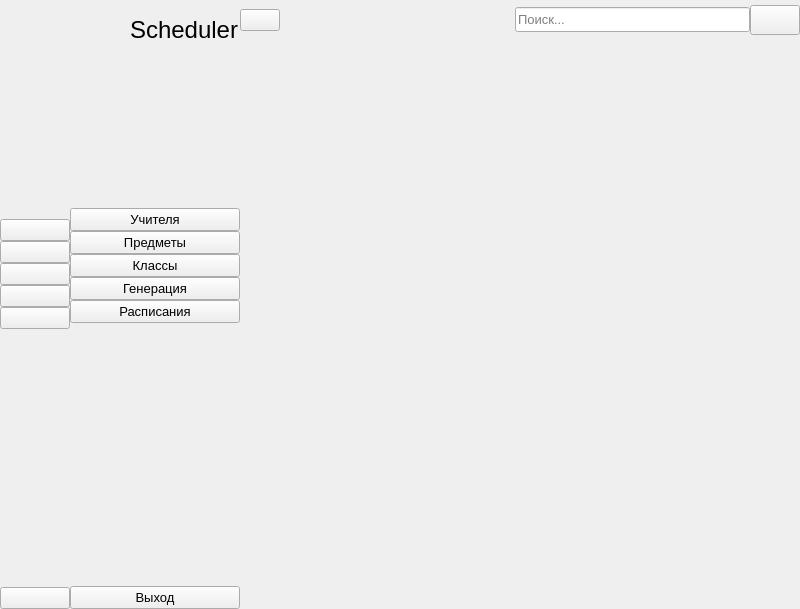
<?xml version="1.0" encoding="UTF-8"?>
<ui version="4.0">
 <class>MainWindow</class>
 <widget class="QMainWindow" name="MainWindow">
  <property name="geometry">
   <rect>
    <x>0</x>
    <y>0</y>
    <width>800</width>
    <height>609</height>
   </rect>
  </property>
  <property name="windowTitle">
   <string>MainWindow</string>
  </property>
  <widget class="QWidget" name="centralwidget">
   <layout class="QGridLayout" name="gridLayout">
    <property name="leftMargin">
     <number>0</number>
    </property>
    <property name="topMargin">
     <number>0</number>
    </property>
    <property name="rightMargin">
     <number>0</number>
    </property>
    <property name="bottomMargin">
     <number>0</number>
    </property>
    <property name="spacing">
     <number>0</number>
    </property>
    <item row="0" column="2">
     <widget class="QWidget" name="widget_3" native="true">
      <layout class="QVBoxLayout" name="verticalLayout_5">
       <property name="spacing">
        <number>0</number>
       </property>
       <property name="leftMargin">
        <number>0</number>
       </property>
       <property name="topMargin">
        <number>0</number>
       </property>
       <property name="rightMargin">
        <number>0</number>
       </property>
       <property name="bottomMargin">
        <number>0</number>
       </property>
       <item>
        <widget class="QWidget" name="widget" native="true">
         <property name="minimumSize">
          <size>
           <width>0</width>
           <height>40</height>
          </size>
         </property>
         <layout class="QHBoxLayout" name="horizontalLayout_4">
          <property name="spacing">
           <number>0</number>
          </property>
          <property name="leftMargin">
           <number>0</number>
          </property>
          <property name="topMargin">
           <number>0</number>
          </property>
          <property name="rightMargin">
           <number>0</number>
          </property>
          <property name="bottomMargin">
           <number>0</number>
          </property>
          <item>
           <layout class="QHBoxLayout" name="horizontalLayout">
            <property name="spacing">
             <number>0</number>
            </property>
            <item>
             <widget class="QPushButton" name="change_btn">
              <property name="text">
               <string/>
              </property>
              <property name="icon">
               <iconset resource="resource.qrc">
                <normaloff>:/icon/icon/burger-bar.png</normaloff>:/icon/icon/burger-bar.png</iconset>
              </property>
              <property name="iconSize">
               <size>
                <width>20</width>
                <height>20</height>
               </size>
              </property>
              <property name="checkable">
               <bool>true</bool>
              </property>
             </widget>
            </item>
            <item>
             <spacer name="horizontalSpacer">
              <property name="orientation">
               <enum>Qt::Orientation::Horizontal</enum>
              </property>
              <property name="sizeHint" stdset="0">
               <size>
                <width>40</width>
                <height>20</height>
               </size>
              </property>
             </spacer>
            </item>
            <item>
             <widget class="QLineEdit" name="search_input">
              <property name="minimumSize">
               <size>
                <width>0</width>
                <height>25</height>
               </size>
              </property>
              <property name="font">
               <font>
                <pointsize>10</pointsize>
               </font>
              </property>
              <property name="placeholderText">
               <string>Поиск...</string>
              </property>
             </widget>
            </item>
            <item>
             <widget class="QPushButton" name="search_btn">
              <property name="minimumSize">
               <size>
                <width>50</width>
                <height>30</height>
               </size>
              </property>
              <property name="text">
               <string/>
              </property>
              <property name="icon">
               <iconset resource="resource.qrc">
                <normaloff>:/icon/icon/search.png</normaloff>:/icon/icon/search.png</iconset>
              </property>
             </widget>
            </item>
           </layout>
          </item>
         </layout>
        </widget>
       </item>
       <item>
        <widget class="QStackedWidget" name="stackedWidget">
         <widget class="QWidget" name="page"/>
         <widget class="QWidget" name="page_2"/>
        </widget>
       </item>
      </layout>
     </widget>
    </item>
    <item row="0" column="0">
     <widget class="QWidget" name="icon_only_widget" native="true">
      <layout class="QVBoxLayout" name="verticalLayout_3">
       <property name="spacing">
        <number>0</number>
       </property>
       <property name="leftMargin">
        <number>0</number>
       </property>
       <property name="topMargin">
        <number>0</number>
       </property>
       <property name="rightMargin">
        <number>0</number>
       </property>
       <property name="bottomMargin">
        <number>0</number>
       </property>
       <item>
        <layout class="QHBoxLayout" name="horizontalLayout_2">
         <item>
          <widget class="QLabel" name="logo_1">
           <property name="minimumSize">
            <size>
             <width>70</width>
             <height>70</height>
            </size>
           </property>
           <property name="maximumSize">
            <size>
             <width>70</width>
             <height>70</height>
            </size>
           </property>
           <property name="text">
            <string/>
           </property>
           <property name="pixmap">
            <pixmap resource="resource.qrc">:/icon/icon/predictive.png</pixmap>
           </property>
           <property name="scaledContents">
            <bool>true</bool>
           </property>
          </widget>
         </item>
        </layout>
       </item>
       <item>
        <layout class="QVBoxLayout" name="verticalLayout">
         <property name="spacing">
          <number>0</number>
         </property>
         <item>
          <spacer name="verticalSpacer_3">
           <property name="orientation">
            <enum>Qt::Orientation::Vertical</enum>
           </property>
           <property name="sizeHint" stdset="0">
            <size>
             <width>20</width>
             <height>40</height>
            </size>
           </property>
          </spacer>
         </item>
         <item>
          <widget class="QPushButton" name="teachers_btn_1">
           <property name="text">
            <string/>
           </property>
           <property name="icon">
            <iconset resource="resource.qrc">
             <normaloff>:/icon/icon/teacher.png</normaloff>:/icon/icon/teacher.png</iconset>
           </property>
           <property name="iconSize">
            <size>
             <width>40</width>
             <height>40</height>
            </size>
           </property>
           <property name="checkable">
            <bool>true</bool>
           </property>
           <property name="autoExclusive">
            <bool>true</bool>
           </property>
          </widget>
         </item>
         <item>
          <widget class="QPushButton" name="subjects_btn_1">
           <property name="text">
            <string/>
           </property>
           <property name="icon">
            <iconset resource="resource.qrc">
             <normaloff>:/icon/icon/books.png</normaloff>:/icon/icon/books.png</iconset>
           </property>
           <property name="iconSize">
            <size>
             <width>40</width>
             <height>40</height>
            </size>
           </property>
           <property name="checkable">
            <bool>true</bool>
           </property>
           <property name="autoExclusive">
            <bool>true</bool>
           </property>
          </widget>
         </item>
         <item>
          <widget class="QPushButton" name="classes_btn_1">
           <property name="text">
            <string/>
           </property>
           <property name="icon">
            <iconset resource="resource.qrc">
             <normaloff>:/icon/icon/multiple-users-silhouette.png</normaloff>:/icon/icon/multiple-users-silhouette.png</iconset>
           </property>
           <property name="iconSize">
            <size>
             <width>40</width>
             <height>40</height>
            </size>
           </property>
           <property name="checkable">
            <bool>true</bool>
           </property>
           <property name="autoExclusive">
            <bool>true</bool>
           </property>
          </widget>
         </item>
         <item>
          <widget class="QPushButton" name="generate_btn_1">
           <property name="text">
            <string/>
           </property>
           <property name="icon">
            <iconset resource="resource.qrc">
             <normaloff>:/icon/icon/gears.png</normaloff>:/icon/icon/gears.png</iconset>
           </property>
           <property name="iconSize">
            <size>
             <width>40</width>
             <height>40</height>
            </size>
           </property>
           <property name="checkable">
            <bool>true</bool>
           </property>
           <property name="autoExclusive">
            <bool>true</bool>
           </property>
          </widget>
         </item>
         <item>
          <widget class="QPushButton" name="schedules_btn_1">
           <property name="text">
            <string/>
           </property>
           <property name="icon">
            <iconset resource="resource.qrc">
             <normaloff>:/icon/icon/schedule.png</normaloff>:/icon/icon/schedule.png</iconset>
           </property>
           <property name="iconSize">
            <size>
             <width>40</width>
             <height>40</height>
            </size>
           </property>
           <property name="checkable">
            <bool>true</bool>
           </property>
           <property name="autoExclusive">
            <bool>true</bool>
           </property>
          </widget>
         </item>
        </layout>
       </item>
       <item>
        <spacer name="verticalSpacer">
         <property name="orientation">
          <enum>Qt::Orientation::Vertical</enum>
         </property>
         <property name="sizeHint" stdset="0">
          <size>
           <width>20</width>
           <height>204</height>
          </size>
         </property>
        </spacer>
       </item>
       <item>
        <widget class="QPushButton" name="exit_btn_1">
         <property name="text">
          <string/>
         </property>
         <property name="icon">
          <iconset resource="resource.qrc">
           <normaloff>:/icon/icon/sign-out-option.png</normaloff>:/icon/icon/sign-out-option.png</iconset>
         </property>
         <property name="iconSize">
          <size>
           <width>40</width>
           <height>40</height>
          </size>
         </property>
         <property name="checkable">
          <bool>false</bool>
         </property>
         <property name="autoExclusive">
          <bool>false</bool>
         </property>
        </widget>
       </item>
      </layout>
     </widget>
    </item>
    <item row="0" column="1">
     <widget class="QWidget" name="full_menu_widget" native="true">
      <layout class="QVBoxLayout" name="verticalLayout_4">
       <property name="spacing">
        <number>0</number>
       </property>
       <property name="leftMargin">
        <number>0</number>
       </property>
       <property name="topMargin">
        <number>0</number>
       </property>
       <property name="rightMargin">
        <number>0</number>
       </property>
       <property name="bottomMargin">
        <number>0</number>
       </property>
       <item>
        <layout class="QHBoxLayout" name="horizontalLayout_3">
         <property name="spacing">
          <number>0</number>
         </property>
         <item>
          <widget class="QLabel" name="logo_2">
           <property name="minimumSize">
            <size>
             <width>60</width>
             <height>60</height>
            </size>
           </property>
           <property name="maximumSize">
            <size>
             <width>60</width>
             <height>60</height>
            </size>
           </property>
           <property name="text">
            <string/>
           </property>
           <property name="pixmap">
            <pixmap resource="resource.qrc">:/icon/icon/predictive.png</pixmap>
           </property>
           <property name="scaledContents">
            <bool>true</bool>
           </property>
          </widget>
         </item>
         <item>
          <widget class="QLabel" name="title">
           <property name="minimumSize">
            <size>
             <width>110</width>
             <height>0</height>
            </size>
           </property>
           <property name="font">
            <font>
             <pointsize>18</pointsize>
            </font>
           </property>
           <property name="text">
            <string>Scheduler</string>
           </property>
          </widget>
         </item>
        </layout>
       </item>
       <item>
        <layout class="QVBoxLayout" name="verticalLayout_2">
         <property name="spacing">
          <number>0</number>
         </property>
         <item>
          <spacer name="verticalSpacer_4">
           <property name="orientation">
            <enum>Qt::Orientation::Vertical</enum>
           </property>
           <property name="sizeHint" stdset="0">
            <size>
             <width>20</width>
             <height>40</height>
            </size>
           </property>
          </spacer>
         </item>
         <item>
          <widget class="QPushButton" name="teachers_btn_2">
           <property name="font">
            <font>
             <pointsize>10</pointsize>
            </font>
           </property>
           <property name="text">
            <string>Учителя</string>
           </property>
           <property name="icon">
            <iconset resource="resource.qrc">
             <normaloff>:/icon/icon/teacher.png</normaloff>:/icon/icon/teacher.png</iconset>
           </property>
           <property name="iconSize">
            <size>
             <width>28</width>
             <height>28</height>
            </size>
           </property>
           <property name="checkable">
            <bool>true</bool>
           </property>
           <property name="autoExclusive">
            <bool>true</bool>
           </property>
          </widget>
         </item>
         <item>
          <widget class="QPushButton" name="subjects_btn_2">
           <property name="font">
            <font>
             <pointsize>10</pointsize>
            </font>
           </property>
           <property name="text">
            <string>Предметы</string>
           </property>
           <property name="icon">
            <iconset resource="resource.qrc">
             <normaloff>:/icon/icon/books.png</normaloff>:/icon/icon/books.png</iconset>
           </property>
           <property name="iconSize">
            <size>
             <width>28</width>
             <height>28</height>
            </size>
           </property>
           <property name="checkable">
            <bool>true</bool>
           </property>
           <property name="autoExclusive">
            <bool>true</bool>
           </property>
          </widget>
         </item>
         <item>
          <widget class="QPushButton" name="classes_btn_2">
           <property name="font">
            <font>
             <pointsize>10</pointsize>
            </font>
           </property>
           <property name="text">
            <string>Классы</string>
           </property>
           <property name="icon">
            <iconset resource="resource.qrc">
             <normaloff>:/icon/icon/multiple-users-silhouette.png</normaloff>:/icon/icon/multiple-users-silhouette.png</iconset>
           </property>
           <property name="iconSize">
            <size>
             <width>28</width>
             <height>28</height>
            </size>
           </property>
           <property name="checkable">
            <bool>true</bool>
           </property>
           <property name="autoExclusive">
            <bool>true</bool>
           </property>
          </widget>
         </item>
         <item>
          <widget class="QPushButton" name="generate_btn_2">
           <property name="font">
            <font>
             <pointsize>10</pointsize>
            </font>
           </property>
           <property name="text">
            <string>Генерация</string>
           </property>
           <property name="icon">
            <iconset resource="resource.qrc">
             <normaloff>:/icon/icon/gears.png</normaloff>:/icon/icon/gears.png</iconset>
           </property>
           <property name="iconSize">
            <size>
             <width>28</width>
             <height>28</height>
            </size>
           </property>
           <property name="checkable">
            <bool>true</bool>
           </property>
           <property name="autoExclusive">
            <bool>true</bool>
           </property>
          </widget>
         </item>
         <item>
          <widget class="QPushButton" name="schedules_btn_2">
           <property name="font">
            <font>
             <pointsize>10</pointsize>
            </font>
           </property>
           <property name="text">
            <string>Расписания</string>
           </property>
           <property name="icon">
            <iconset resource="resource.qrc">
             <normaloff>:/icon/icon/schedule.png</normaloff>:/icon/icon/schedule.png</iconset>
           </property>
           <property name="iconSize">
            <size>
             <width>28</width>
             <height>28</height>
            </size>
           </property>
           <property name="checkable">
            <bool>true</bool>
           </property>
           <property name="autoExclusive">
            <bool>true</bool>
           </property>
          </widget>
         </item>
        </layout>
       </item>
       <item>
        <spacer name="verticalSpacer_2">
         <property name="orientation">
          <enum>Qt::Orientation::Vertical</enum>
         </property>
         <property name="sizeHint" stdset="0">
          <size>
           <width>20</width>
           <height>252</height>
          </size>
         </property>
        </spacer>
       </item>
       <item>
        <widget class="QPushButton" name="exit_btn_2">
         <property name="font">
          <font>
           <pointsize>10</pointsize>
          </font>
         </property>
         <property name="text">
          <string>Выход</string>
         </property>
         <property name="icon">
          <iconset resource="resource.qrc">
           <normaloff>:/icon/icon/sign-out-option.png</normaloff>:/icon/icon/sign-out-option.png</iconset>
         </property>
         <property name="iconSize">
          <size>
           <width>28</width>
           <height>28</height>
          </size>
         </property>
        </widget>
       </item>
      </layout>
     </widget>
    </item>
   </layout>
  </widget>
 </widget>
 <resources>
  <include location="resource.qrc"/>
 </resources>
 <connections>
  <connection>
   <sender>change_btn</sender>
   <signal>toggled(bool)</signal>
   <receiver>icon_only_widget</receiver>
   <slot>setVisible(bool)</slot>
   <hints>
    <hint type="sourcelabel">
     <x>258</x>
     <y>22</y>
    </hint>
    <hint type="destinationlabel">
     <x>19</x>
     <y>262</y>
    </hint>
   </hints>
  </connection>
  <connection>
   <sender>change_btn</sender>
   <signal>toggled(bool)</signal>
   <receiver>full_menu_widget</receiver>
   <slot>setHidden(bool)</slot>
   <hints>
    <hint type="sourcelabel">
     <x>249</x>
     <y>23</y>
    </hint>
    <hint type="destinationlabel">
     <x>123</x>
     <y>217</y>
    </hint>
   </hints>
  </connection>
  <connection>
   <sender>teachers_btn_1</sender>
   <signal>toggled(bool)</signal>
   <receiver>teachers_btn_2</receiver>
   <slot>setChecked(bool)</slot>
   <hints>
    <hint type="sourcelabel">
     <x>31</x>
     <y>125</y>
    </hint>
    <hint type="destinationlabel">
     <x>105</x>
     <y>147</y>
    </hint>
   </hints>
  </connection>
  <connection>
   <sender>subjects_btn_1</sender>
   <signal>toggled(bool)</signal>
   <receiver>subjects_btn_2</receiver>
   <slot>setChecked(bool)</slot>
   <hints>
    <hint type="sourcelabel">
     <x>33</x>
     <y>175</y>
    </hint>
    <hint type="destinationlabel">
     <x>121</x>
     <y>188</y>
    </hint>
   </hints>
  </connection>
  <connection>
   <sender>classes_btn_1</sender>
   <signal>toggled(bool)</signal>
   <receiver>classes_btn_2</receiver>
   <slot>setChecked(bool)</slot>
   <hints>
    <hint type="sourcelabel">
     <x>30</x>
     <y>245</y>
    </hint>
    <hint type="destinationlabel">
     <x>126</x>
     <y>223</y>
    </hint>
   </hints>
  </connection>
  <connection>
   <sender>generate_btn_1</sender>
   <signal>toggled(bool)</signal>
   <receiver>generate_btn_2</receiver>
   <slot>setChecked(bool)</slot>
   <hints>
    <hint type="sourcelabel">
     <x>9</x>
     <y>275</y>
    </hint>
    <hint type="destinationlabel">
     <x>106</x>
     <y>280</y>
    </hint>
   </hints>
  </connection>
  <connection>
   <sender>schedules_btn_1</sender>
   <signal>toggled(bool)</signal>
   <receiver>schedules_btn_2</receiver>
   <slot>setChecked(bool)</slot>
   <hints>
    <hint type="sourcelabel">
     <x>39</x>
     <y>311</y>
    </hint>
    <hint type="destinationlabel">
     <x>105</x>
     <y>301</y>
    </hint>
   </hints>
  </connection>
  <connection>
   <sender>teachers_btn_2</sender>
   <signal>toggled(bool)</signal>
   <receiver>teachers_btn_1</receiver>
   <slot>setChecked(bool)</slot>
   <hints>
    <hint type="sourcelabel">
     <x>181</x>
     <y>142</y>
    </hint>
    <hint type="destinationlabel">
     <x>15</x>
     <y>131</y>
    </hint>
   </hints>
  </connection>
  <connection>
   <sender>subjects_btn_2</sender>
   <signal>toggled(bool)</signal>
   <receiver>subjects_btn_1</receiver>
   <slot>setChecked(bool)</slot>
   <hints>
    <hint type="sourcelabel">
     <x>171</x>
     <y>187</y>
    </hint>
    <hint type="destinationlabel">
     <x>31</x>
     <y>174</y>
    </hint>
   </hints>
  </connection>
  <connection>
   <sender>classes_btn_2</sender>
   <signal>toggled(bool)</signal>
   <receiver>classes_btn_1</receiver>
   <slot>setChecked(bool)</slot>
   <hints>
    <hint type="sourcelabel">
     <x>185</x>
     <y>220</y>
    </hint>
    <hint type="destinationlabel">
     <x>13</x>
     <y>245</y>
    </hint>
   </hints>
  </connection>
  <connection>
   <sender>generate_btn_2</sender>
   <signal>toggled(bool)</signal>
   <receiver>generate_btn_1</receiver>
   <slot>setChecked(bool)</slot>
   <hints>
    <hint type="sourcelabel">
     <x>185</x>
     <y>263</y>
    </hint>
    <hint type="destinationlabel">
     <x>23</x>
     <y>277</y>
    </hint>
   </hints>
  </connection>
  <connection>
   <sender>schedules_btn_2</sender>
   <signal>toggled(bool)</signal>
   <receiver>schedules_btn_1</receiver>
   <slot>setChecked(bool)</slot>
   <hints>
    <hint type="sourcelabel">
     <x>165</x>
     <y>309</y>
    </hint>
    <hint type="destinationlabel">
     <x>35</x>
     <y>306</y>
    </hint>
   </hints>
  </connection>
  <connection>
   <sender>exit_btn_2</sender>
   <signal>clicked()</signal>
   <receiver>MainWindow</receiver>
   <slot>close()</slot>
   <hints>
    <hint type="sourcelabel">
     <x>142</x>
     <y>603</y>
    </hint>
    <hint type="destinationlabel">
     <x>172</x>
     <y>659</y>
    </hint>
   </hints>
  </connection>
  <connection>
   <sender>exit_btn_1</sender>
   <signal>clicked()</signal>
   <receiver>MainWindow</receiver>
   <slot>close()</slot>
   <hints>
    <hint type="sourcelabel">
     <x>21</x>
     <y>597</y>
    </hint>
    <hint type="destinationlabel">
     <x>24</x>
     <y>616</y>
    </hint>
   </hints>
  </connection>
 </connections>
</ui>
